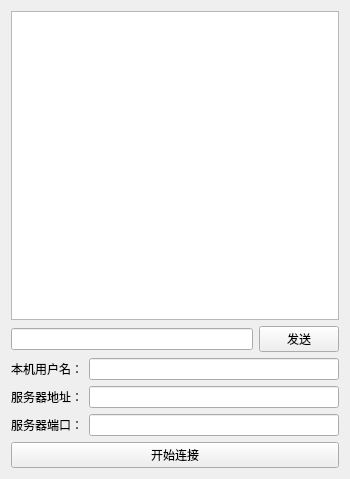
<?xml version="1.0" encoding="UTF-8"?>
<ui version="4.0">
 <class>Widget</class>
 <widget class="QWidget" name="Widget">
  <property name="geometry">
   <rect>
    <x>0</x>
    <y>0</y>
    <width>350</width>
    <height>479</height>
   </rect>
  </property>
  <property name="windowTitle">
   <string>Widget</string>
  </property>
  <layout class="QVBoxLayout" name="verticalLayout">
   <item>
    <widget class="QPlainTextEdit" name="plainTextEdit"/>
   </item>
   <item>
    <layout class="QHBoxLayout" name="horizontalLayout_4">
     <item>
      <widget class="QLineEdit" name="le_text"/>
     </item>
     <item>
      <widget class="QPushButton" name="btn_send">
       <property name="text">
        <string>发送</string>
       </property>
      </widget>
     </item>
    </layout>
   </item>
   <item>
    <layout class="QHBoxLayout" name="horizontalLayout">
     <item>
      <widget class="QLabel" name="label_2">
       <property name="text">
        <string>本机用户名：</string>
       </property>
      </widget>
     </item>
     <item>
      <widget class="QLineEdit" name="le_name"/>
     </item>
    </layout>
   </item>
   <item>
    <layout class="QHBoxLayout" name="horizontalLayout_2">
     <item>
      <widget class="QLabel" name="label_3">
       <property name="text">
        <string>服务器地址：</string>
       </property>
      </widget>
     </item>
     <item>
      <widget class="QLineEdit" name="le_address"/>
     </item>
    </layout>
   </item>
   <item>
    <layout class="QHBoxLayout" name="horizontalLayout_3">
     <item>
      <widget class="QLabel" name="label">
       <property name="text">
        <string>服务器端口：</string>
       </property>
      </widget>
     </item>
     <item>
      <widget class="QLineEdit" name="le_port"/>
     </item>
    </layout>
   </item>
   <item>
    <widget class="QPushButton" name="btn_start">
     <property name="text">
      <string>开始连接</string>
     </property>
    </widget>
   </item>
  </layout>
 </widget>
 <resources/>
 <connections/>
</ui>
